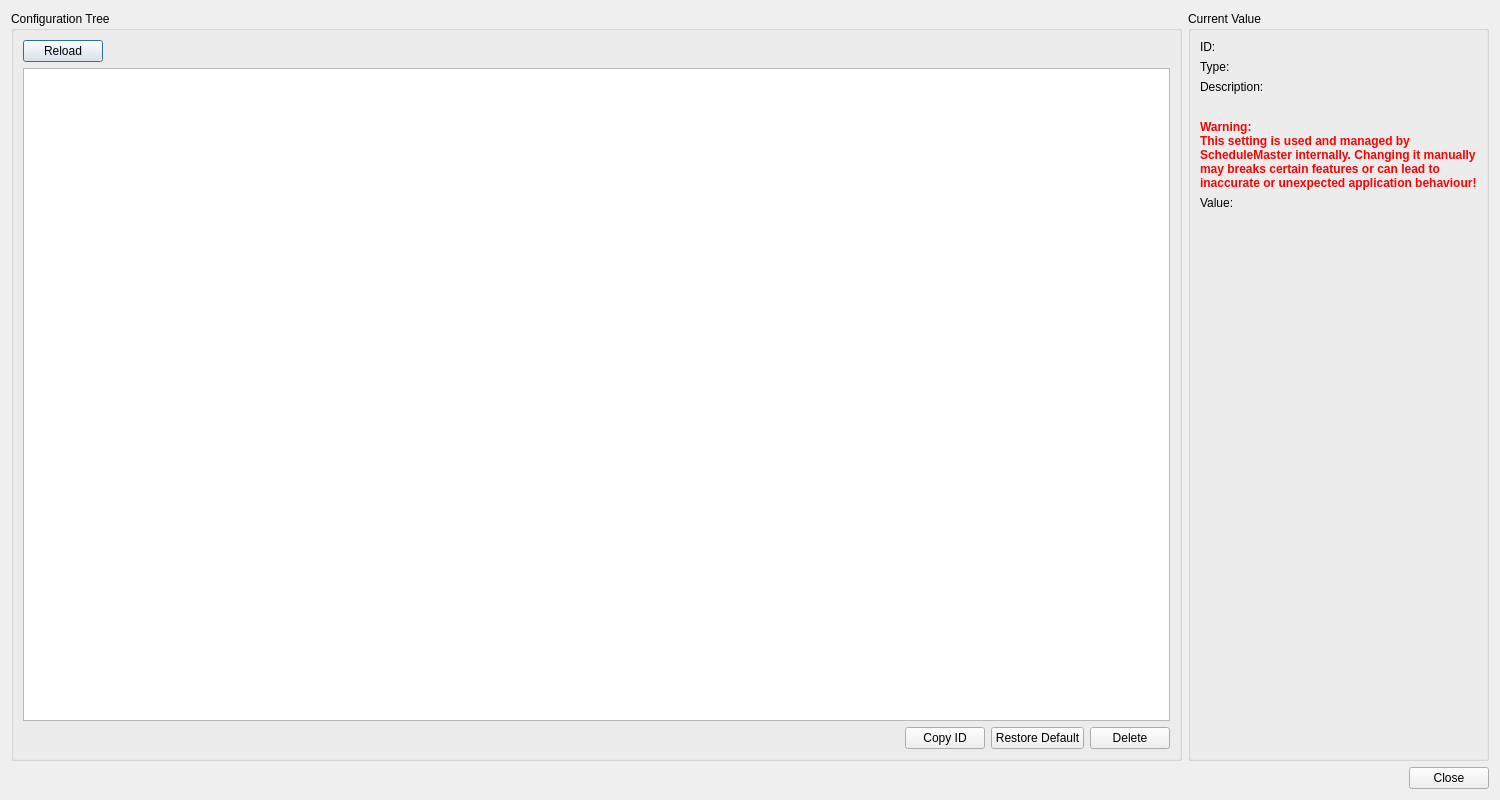
<?xml version="1.0" encoding="UTF-8"?>
<ui version="4.0">
 <class>DlgConfigEditor</class>
 <widget class="QDialog" name="DlgConfigEditor">
  <property name="geometry">
   <rect>
    <x>0</x>
    <y>0</y>
    <width>1500</width>
    <height>800</height>
   </rect>
  </property>
  <property name="windowTitle">
   <string>Configuration Editor</string>
  </property>
  <layout class="QVBoxLayout" name="verticalLayout_4">
   <item>
    <layout class="QHBoxLayout" name="horizontalLayout_2" stretch="1,0">
     <item>
      <widget class="QGroupBox" name="gbTree">
       <property name="title">
        <string>Configuration Tree</string>
       </property>
       <layout class="QVBoxLayout" name="verticalLayout">
        <item>
         <layout class="QHBoxLayout" name="horizontalLayout_3">
          <item>
           <widget class="QPushButton" name="pbReload">
            <property name="text">
             <string>Reload</string>
            </property>
            <property name="icon">
             <iconset resource="../Resources.qrc">
              <normaloff>:/Icons/classic/rotate.ico</normaloff>:/Icons/classic/rotate.ico</iconset>
            </property>
           </widget>
          </item>
          <item>
           <spacer name="horizontalSpacer_2">
            <property name="orientation">
             <enum>Qt::Orientation::Horizontal</enum>
            </property>
            <property name="sizeHint" stdset="0">
             <size>
              <width>40</width>
              <height>20</height>
             </size>
            </property>
           </spacer>
          </item>
         </layout>
        </item>
        <item>
         <widget class="QTreeView" name="treeView">
          <property name="selectionMode">
           <enum>QAbstractItemView::SelectionMode::ExtendedSelection</enum>
          </property>
         </widget>
        </item>
        <item>
         <layout class="QHBoxLayout" name="horizontalLayout">
          <item>
           <spacer name="horizontalSpacer">
            <property name="orientation">
             <enum>Qt::Orientation::Horizontal</enum>
            </property>
            <property name="sizeHint" stdset="0">
             <size>
              <width>40</width>
              <height>20</height>
             </size>
            </property>
           </spacer>
          </item>
          <item>
           <widget class="QPushButton" name="pbCopyID">
            <property name="text">
             <string>Copy ID</string>
            </property>
            <property name="icon">
             <iconset resource="../Resources.qrc">
              <normaloff>:/Icons/classic/clone.ico</normaloff>:/Icons/classic/clone.ico</iconset>
            </property>
           </widget>
          </item>
          <item>
           <widget class="QPushButton" name="pbRestoreDefault">
            <property name="text">
             <string>Restore Default</string>
            </property>
            <property name="icon">
             <iconset resource="../Resources.qrc">
              <normaloff>:/Icons/classic/undo.ico</normaloff>:/Icons/classic/undo.ico</iconset>
            </property>
           </widget>
          </item>
          <item>
           <widget class="QPushButton" name="pbDelete">
            <property name="text">
             <string>Delete</string>
            </property>
            <property name="icon">
             <iconset resource="../Resources.qrc">
              <normaloff>:/Icons/classic/xmark.ico</normaloff>:/Icons/classic/xmark.ico</iconset>
            </property>
           </widget>
          </item>
         </layout>
        </item>
       </layout>
      </widget>
     </item>
     <item>
      <widget class="QGroupBox" name="gbCurrentValue">
       <property name="minimumSize">
        <size>
         <width>300</width>
         <height>0</height>
        </size>
       </property>
       <property name="title">
        <string>Current Value</string>
       </property>
       <layout class="QVBoxLayout" name="verticalLayout_2" stretch="0,0,0,0,0,1">
        <item>
         <layout class="QFormLayout" name="formLayout">
          <item row="0" column="0">
           <widget class="QLabel" name="llID">
            <property name="text">
             <string>ID:</string>
            </property>
           </widget>
          </item>
          <item row="0" column="1">
           <widget class="QLabel" name="lID">
            <property name="text">
             <string>&lt;ID&gt;</string>
            </property>
           </widget>
          </item>
          <item row="1" column="0">
           <widget class="QLabel" name="llType">
            <property name="text">
             <string>Type:</string>
            </property>
           </widget>
          </item>
          <item row="1" column="1">
           <widget class="QLabel" name="lType">
            <property name="text">
             <string>&lt;Type&gt;</string>
            </property>
           </widget>
          </item>
         </layout>
        </item>
        <item>
         <widget class="QLabel" name="llDescription">
          <property name="text">
           <string>Description:</string>
          </property>
         </widget>
        </item>
        <item>
         <widget class="QLabel" name="lDescription">
          <property name="text">
           <string>&lt;Desc&gt;</string>
          </property>
          <property name="wordWrap">
           <bool>true</bool>
          </property>
         </widget>
        </item>
        <item>
         <widget class="QLabel" name="lDontTouchWarning">
          <property name="font">
           <font>
            <bold>true</bold>
           </font>
          </property>
          <property name="styleSheet">
           <string notr="true">color: red;</string>
          </property>
          <property name="text">
           <string>Warning:
This setting is used and managed by ScheduleMaster internally. Changing it manually may breaks certain features or can lead to inaccurate or unexpected application behaviour!</string>
          </property>
          <property name="wordWrap">
           <bool>true</bool>
          </property>
         </widget>
        </item>
        <item>
         <widget class="QLabel" name="llValue">
          <property name="text">
           <string>Value:</string>
          </property>
         </widget>
        </item>
        <item>
         <widget class="WdgVariantEditor" name="wdgValueEditor" native="true"/>
        </item>
       </layout>
      </widget>
     </item>
    </layout>
   </item>
   <item>
    <widget class="QDialogButtonBox" name="buttonBox">
     <property name="orientation">
      <enum>Qt::Orientation::Horizontal</enum>
     </property>
     <property name="standardButtons">
      <set>QDialogButtonBox::StandardButton::Close</set>
     </property>
    </widget>
   </item>
  </layout>
 </widget>
 <customwidgets>
  <customwidget>
   <class>WdgVariantEditor</class>
   <extends>QWidget</extends>
   <header>Widgets\WdgVariantEditor.h</header>
   <container>1</container>
  </customwidget>
 </customwidgets>
 <resources>
  <include location="../Resources.qrc"/>
 </resources>
 <connections>
  <connection>
   <sender>buttonBox</sender>
   <signal>accepted()</signal>
   <receiver>DlgConfigEditor</receiver>
   <slot>accept()</slot>
   <hints>
    <hint type="sourcelabel">
     <x>248</x>
     <y>254</y>
    </hint>
    <hint type="destinationlabel">
     <x>157</x>
     <y>274</y>
    </hint>
   </hints>
  </connection>
  <connection>
   <sender>buttonBox</sender>
   <signal>rejected()</signal>
   <receiver>DlgConfigEditor</receiver>
   <slot>reject()</slot>
   <hints>
    <hint type="sourcelabel">
     <x>316</x>
     <y>260</y>
    </hint>
    <hint type="destinationlabel">
     <x>286</x>
     <y>274</y>
    </hint>
   </hints>
  </connection>
 </connections>
</ui>
